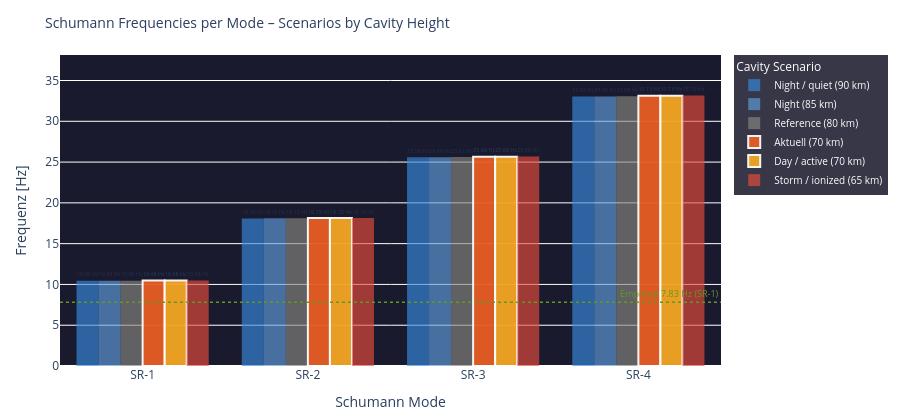

Source (notebook cell):
### Code cell
# ============================================================
# RESONANCE CONDITIONS – Schumann frequencies as bar chart
# Each SR mode: frequency at different cavity heights
# ============================================================

modi        = [1, 2, 3, 4]
h_scenarios = {
    'Night / quiet (90 km)':   90.0,
    'Night (85 km)':           85.0,
    'Reference (80 km)':        80.0,
    f'Aktuell ({h_eff:.0f} km)': float(h_eff),
    'Day / active (70 km)':     70.0,
    'Storm / ionized (65 km)': 65.0,
}
colors_h = ['#378ADD','#5F9FDD','#888780','#E85D24','#F2A623','#e74c3c']

fig = go.Figure()

x_labels = [f'SR-{n}' for n in modi]

for i, (label, h) in enumerate(h_scenarios.items()):
    freqs = [schumann_freq(n, h) for n in modi]
    # Highlight if this is the current height
    is_current = abs(h - float(h_eff)) < 0.1
    fig.add_trace(go.Bar(
        name=label,
        x=x_labels,
        y=freqs,
        marker_color=colors_h[i],
        opacity=0.95 if is_current else 0.65,
        marker_line=dict(color='white', width=2) if is_current else dict(width=0),
        text=[f'{f:.2f} Hz' for f in freqs],
        textposition='outside',
        textfont=dict(size=8),
    ))

# Referenz-Linie SR-1 = 7.83 Hz (empirisch)
fig.add_hline(y=7.83, line_dash='dot', line_color='#639922', line_width=1.5,
              annotation_text='Empirical 7.83 Hz (SR-1)',
              annotation_font=dict(size=9, color='#639922'))

fig.update_layout(
    title=dict(text='Schumann Frequencies per Mode – Scenarios by Cavity Height', font=dict(size=14)),
    barmode='group',
    xaxis=dict(title='Schumann Mode'),
    yaxis=dict(title='Frequenz [Hz]', range=[0, max(schumann_freq(4, 65)*1.15, 38)]),
    height=420,
    plot_bgcolor='#1a1a2e',
    paper_bgcolor='rgba(0,0,0,0)',
    legend=dict(title='Cavity Scenario', bgcolor='rgba(20,20,40,0.85)',
                font=dict(color='white', size=10)),
    margin=dict(l=60, r=30, t=55, b=50)
)
fig.show()

# Textausgabe Delta zur Referenz
print(f'\nFrequency delta (current {h_eff:.0f} km vs. reference 80 km):')
ref_f = {n: schumann_freq(n, 80.0) for n in modi}
act_f = {n: schumann_freq(n, float(h_eff)) for n in modi}
for n in modi:
    d = (act_f[n] - ref_f[n]) * 1000
    print(f'  SR-{n}: {act_f[n]:.4f} Hz  (Ref {ref_f[n]:.4f} Hz  Δ {d:+.1f} mHz)')

### Figure 1 — Plotly figure (JSON) as saved in the notebook; plotly's stock layout.template omitted (floating-point values rounded to 4 significant figures)
{"data": [{"marker": {"color": "#378ADD", "line": {"width": 0}}, "name": "Night / quiet (90 km)", "opacity": 0.65, "text": ["10.44 Hz", "18.09 Hz", "25.58 Hz", "33.03 Hz"], "textfont": {"size": 8}, "textposition": "outside", "type": "bar", "x": ["SR-1", "SR-2", "SR-3", "SR-4"], "y": [10.44, 18.09, 25.58, 33.03]}, {"marker": {"color": "#5F9FDD", "line": {"width": 0}}, "name": "Night (85 km)", "opacity": 0.65, "text": ["10.45 Hz", "18.10 Hz", "25.60 Hz", "33.05 Hz"], "textfont": {"size": 8}, "textposition": "outside", "type": "bar", "x": ["SR-1", "SR-2", "SR-3", "SR-4"], "y": [10.45, 18.1, 25.6, 33.05]}, {"marker": {"color": "#888780", "line": {"width": 0}}, "name": "Reference (80 km)", "opacity": 0.65, "text": ["10.46 Hz", "18.12 Hz", "25.62 Hz", "33.08 Hz"], "textfont": {"size": 8}, "textposition": "outside", "type": "bar", "x": ["SR-1", "SR-2", "SR-3", "SR-4"], "y": [10.46, 18.12, 25.62, 33.08]}, {"marker": {"color": "#E85D24", "line": {"color": "white", "width": 2}}, "name": "Aktuell (70 km)", "opacity": 0.95, "text": ["10.48 Hz", "18.15 Hz", "25.66 Hz", "33.13 Hz"], "textfont": {"size": 8}, "textposition": "outside", "type": "bar", "x": ["SR-1", "SR-2", "SR-3", "SR-4"], "y": [10.48, 18.15, 25.66, 33.13]}, {"marker": {"color": "#F2A623", "line": {"color": "white", "width": 2}}, "name": "Day / active (70 km)", "opacity": 0.95, "text": ["10.48 Hz", "18.15 Hz", "25.66 Hz", "33.13 Hz"], "textfont": {"size": 8}, "textposition": "outside", "type": "bar", "x": ["SR-1", "SR-2", "SR-3", "SR-4"], "y": [10.48, 18.15, 25.66, 33.13]}, {"marker": {"color": "#e74c3c", "line": {"width": 0}}, "name": "Storm / ionized (65 km)", "opacity": 0.65, "text": ["10.48 Hz", "18.16 Hz", "25.68 Hz", "33.15 Hz"], "textfont": {"size": 8}, "textposition": "outside", "type": "bar", "x": ["SR-1", "SR-2", "SR-3", "SR-4"], "y": [10.48, 18.16, 25.68, 33.15]}], "layout": {"annotations": [{"font": {"color": "#639922", "size": 9}, "showarrow": false, "text": "Empirical 7.83 Hz (SR-1)", "x": 1, "xanchor": "right", "xref": "x domain", "y": 7.83, "yanchor": "bottom", "yref": "y"}], "barmode": "group", "height": 420, "legend": {"bgcolor": "rgba(20,20,40,0.85)", "font": {"color": "white", "size": 10}, "title": {"text": "Cavity Scenario"}}, "margin": {"b": 50, "l": 60, "r": 30, "t": 55}, "paper_bgcolor": "rgba(0,0,0,0)", "plot_bgcolor": "#1a1a2e", "shapes": [{"line": {"color": "#639922", "dash": "dot", "width": 1.5}, "type": "line", "x0": 0, "x1": 1, "xref": "x domain", "y0": 7.83, "y1": 7.83, "yref": "y"}], "title": {"font": {"size": 14}, "text": "Schumann Frequencies per Mode – Scenarios by Cavity Height"}, "xaxis": {"title": {"text": "Schumann Mode"}}, "yaxis": {"range": [0, 38.13], "title": {"text": "Frequenz [Hz]"}}}}
